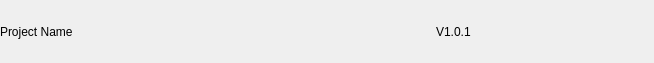
<?xml version="1.0" encoding="UTF-8"?>
<ui version="4.0">
 <class>TitleView</class>
 <widget class="QWidget" name="TitleView">
  <property name="geometry">
   <rect>
    <x>0</x>
    <y>0</y>
    <width>654</width>
    <height>63</height>
   </rect>
  </property>
  <property name="windowTitle">
   <string>Form</string>
  </property>
  <layout class="QVBoxLayout" name="verticalLayout">
   <property name="spacing">
    <number>0</number>
   </property>
   <property name="leftMargin">
    <number>0</number>
   </property>
   <property name="topMargin">
    <number>0</number>
   </property>
   <property name="rightMargin">
    <number>0</number>
   </property>
   <property name="bottomMargin">
    <number>0</number>
   </property>
   <item>
    <layout class="QHBoxLayout" name="horizontalLayout">
     <item>
      <widget class="QLabel" name="labelProject">
       <property name="sizePolicy">
        <sizepolicy hsizetype="Expanding" vsizetype="Expanding">
         <horstretch>0</horstretch>
         <verstretch>0</verstretch>
        </sizepolicy>
       </property>
       <property name="text">
        <string>Project Name</string>
       </property>
       <property name="alignment">
        <set>Qt::AlignLeading|Qt::AlignLeft|Qt::AlignVCenter</set>
       </property>
      </widget>
     </item>
     <item>
      <spacer name="horizontalSpacer">
       <property name="orientation">
        <enum>Qt::Horizontal</enum>
       </property>
       <property name="sizeHint" stdset="0">
        <size>
         <width>118</width>
         <height>20</height>
        </size>
       </property>
      </spacer>
     </item>
     <item>
      <widget class="QLabel" name="labelVersion">
       <property name="sizePolicy">
        <sizepolicy hsizetype="Expanding" vsizetype="Expanding">
         <horstretch>0</horstretch>
         <verstretch>0</verstretch>
        </sizepolicy>
       </property>
       <property name="autoFillBackground">
        <bool>false</bool>
       </property>
       <property name="text">
        <string>V1.0.1</string>
       </property>
       <property name="alignment">
        <set>Qt::AlignJustify|Qt::AlignVCenter</set>
       </property>
      </widget>
     </item>
    </layout>
   </item>
  </layout>
 </widget>
 <resources/>
 <connections/>
</ui>
